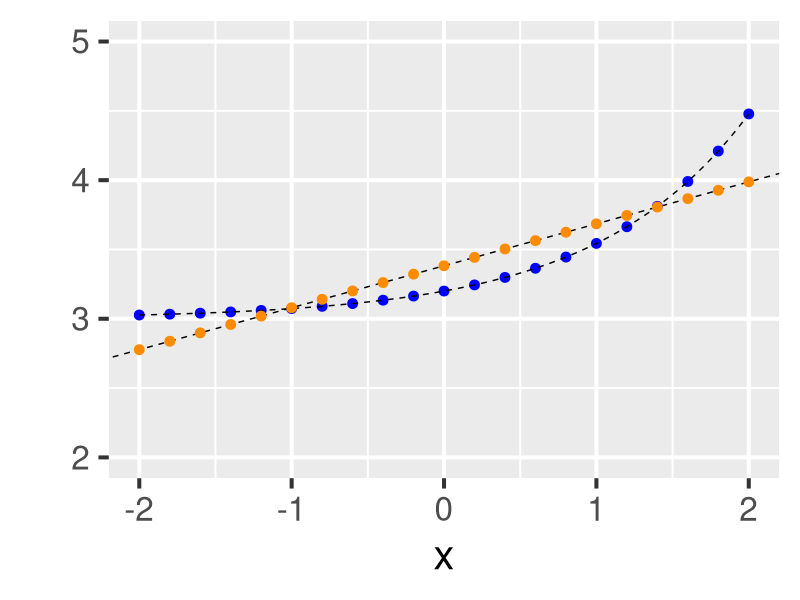
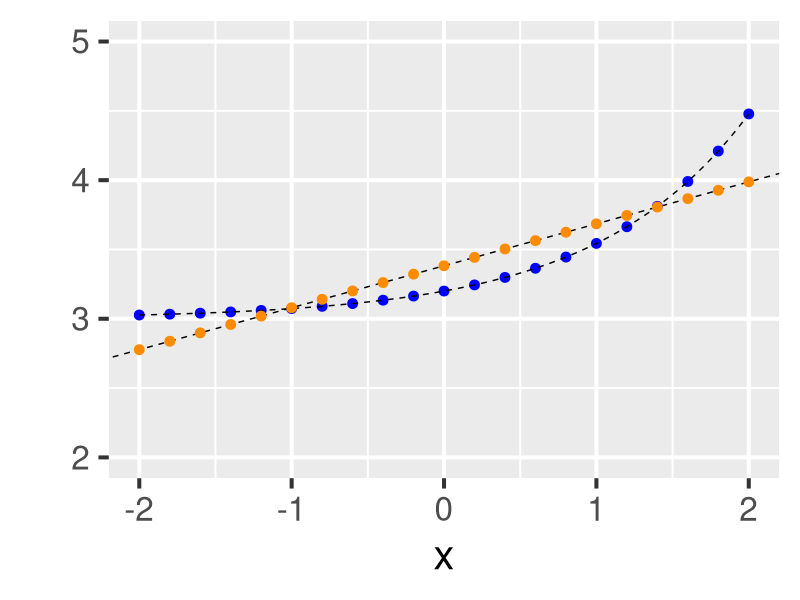
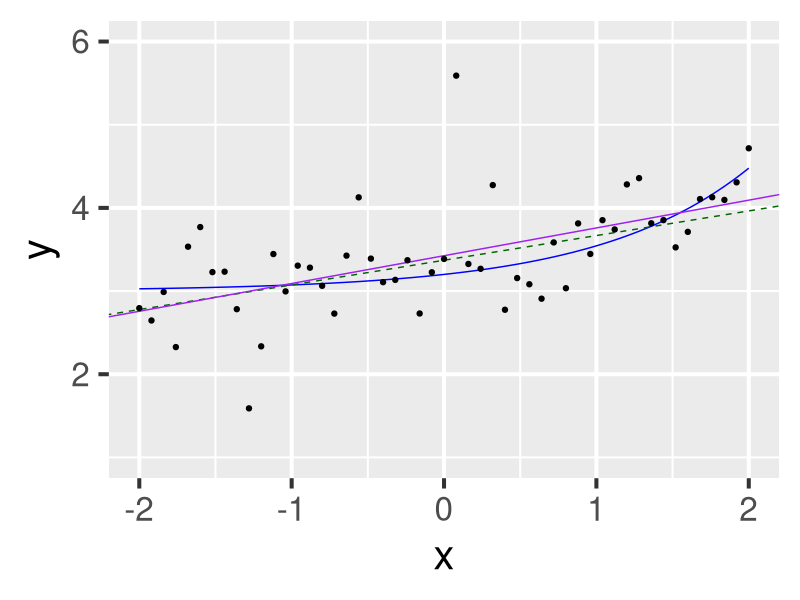

Reproduce these figures in R, in order. (Note: this script raises an error after producing the figures.)
## ---- chunk 1
#| echo: false
#| fig-height: 7
#| fig-width: 9
library(ggplot2)
library(dplyr) 

df <- tibble(x = seq(-2, 2, length=21)) %>% 
			mutate(mu = 3+0.2*exp(x))

beta_star <- broom::tidy(lm(mu~x, data=df))$estimate

df <- df %>% mutate(mu_approx = beta_star[1]+beta_star[2]*x)

ggplot(df) + 
	geom_point(aes(x=x, y=mu), colour = "blue", 
						 size = 3) +
  geom_function(fun = ~3 + 0.2*exp(.x), 
  							linetype="dashed") +  
	geom_abline(intercept= beta_star[1], slope=beta_star[2], 
							linetype="dashed") +
	geom_point(aes(x=x, y=mu_approx), colour="darkorange", 
						 size=3) + 
	theme_grey(base_size = 30) + 
	ylab("") + 	xlim(-2, 2) + ylim(2, 5) 
## ---- chunk 2
#| echo: false
#| fig-height: 6
#| fig-width: 9
library(ggplot2)
library(dplyr) 

df <- tibble(x = seq(-2, 2, length=21)) %>% 
			mutate(mu = 3+0.2*exp(x))

beta_star <- broom::tidy(lm(mu~x, data=df))$estimate

df <- df %>% mutate(mu_approx = beta_star[1]+beta_star[2]*x)

ggplot(df) + 
	geom_point(aes(x=x, y=mu), colour = "blue", 
						 size = 3) +
  geom_function(fun = ~3 + 0.2*exp(.x), 
  							linetype="dashed") +  
	geom_abline(intercept= beta_star[1], slope=beta_star[2], 
							linetype="dashed") +
	geom_point(aes(x=x, y=mu_approx), colour="darkorange", 
						 size=3) + 
	theme_grey(base_size = 30) + 
	ylab("") + 	xlim(-2, 2) + ylim(2, 5) 
## ---- chunk 3
#| echo: false
#| fig-height: 8
#| fig-width: 9
library(ggplot2)
library(dplyr) 

n <- 51

set.seed(123)
df <- tibble(x = seq(-2, 2, length=n)) %>% 
			mutate(mu_star = 3+0.2*exp(x), 
						 y = mu_star + 0.3*rt(n, df=3))

beta_star <- broom::tidy(lm(mu_star~x, data=df))$estimate
beta_hat <- broom::tidy(lm(y~x, data=df))$estimate

ggplot(df) +
  xlim(-2, 2) + 
	ylim(1, 6) + 
	  geom_function(fun = ~3 + 0.2*exp(.x), colour="blue") + 
	geom_abline(intercept= beta_star[1], slope=beta_star[2], colour="darkgreen", 
							linetype = "dashed") + 
	geom_abline(intercept = beta_hat[1], slope = beta_hat[2], colour="purple") + 
	theme_grey(base_size = 30) + 
	geom_point(aes(x=x, y=y)) 
	
## ---- chunk 4
#| fig-height: 5
#| fig-width: 8

lm.model <- lm(y~x, data=df)

tidy.lm.summary <- broom::tidy(lm.model) %>% select(term, estimate)
tidy.lm.summary$std.error <- sqrt(diag(sandwich::vcovHC(lm.model)))
tidy.lm.summary %>% 
	mutate(statistic = estimate/std.error, 
	p.value = 2*pnorm(abs(statistic), lower.tail=FALSE))
## ---- chunk 5
knitr::include_graphics("epi-paper.png")
## ---- chunk 6
empty_model <- lm(mpg ~ 1, data = mtcars)
best_model_after_forward_stepwise <- step(empty_model, direction="forward", 
											scope = formula(lm(mpg~., data=mtcars)))
## ---- chunk 7
summary(best_model_after_forward_stepwise)
## ---- chunk 8
n <- 100 
p <- 100

library(dplyr) 

rho <- 0.3
Sigma <- (1-rho)*diag(p) + rho*matrix(1, p, p)

set.seed(123)
X <-  MASS::mvrnorm(n, rep(0, p), Sigma) %>% 
	as_tibble(.name_repair = \(x) stringr::str_c("X", 1:p)) 


df1 <- X %>% rowwise() %>% mutate(y = 0.5*X1 + 0.2*X3 - 0.3*X10 + 
																		rt(1, df=5))

df2 <- X %>% rowwise() %>% mutate(y = 0.5*X1 + 0.2*X3 - 0.3*X10 + 
																		rt(1, df=5))
## ---- chunk 9
#| results: hide
empty_model1 <- lm(y ~ 1, data = df1)
best_after_fs1 <- step(empty_model1, direction="forward", 
											scope = formula(lm(y~., data=df1)), steps=3)

empty_model2 <- lm(y ~ 1, data = df2)
best_after_fs2 <- step(empty_model2, direction="forward", 
											scope = formula(lm(y~., data=df2)), steps=3)
## ---- chunk 10
best_after_fs1$call
best_after_fs2$call
## ---- chunk 11
#| results: hide 

library(dplyr) 

n <- 50 
p <- 100
rho <- 0.3

set.seed(1)
Sigma <- (1-rho)*diag(p) + rho*matrix(1, p, p)
X <-  MASS::mvrnorm(n, rep(0, p), Sigma) %>% 
	as_tibble(.name_repair = \(x) stringr::str_c("X", 1:p)) 

do_one_sim <- function(X) { 
		df <- X %>% rowwise() %>% mutate(y = rt(1, df=5))
		empty_model <- lm(y ~ 1, data = df)
		best_after_fs <- step(empty_model, direction="forward", 
											scope = formula(lm(y~., data=df)), steps=2)
		pvals <- broom::tidy(best_after_fs) %>% pull(p.value)
		
		return(pvals[2:3])
}

sim_results <- replicate(200, do_one_sim(X))
## ---- chunk 12
#| echo: FALSE
hist(c(sim_results))
## ---- chunk 13
mean(sim_results[1, ] <= 0.05 )
mean(sim_results[2, ] <= 0.05)
## ---- chunk 14
#| code-fold: TRUE
library(dplyr) 

n <- 50 
p <- 100
rho <- 0.3

set.seed(1)
Sigma <- (1-rho)*diag(p) + rho*matrix(1, p, p)
X <-  MASS::mvrnorm(n, rep(0, p), Sigma) %>% 
	as_tibble(.name_repair = \(x) stringr::str_c("X", 1:p)) 

do_one_sim <- function(X) { 
	df <- X %>% rowwise() %>% mutate(y = rt(1, df=5))
	pvals <- broom::tidy(lm(y~X1+X2, data=df)) %>% pull(p.value)
	
	return(pvals[2:3])
}

sim_results <- replicate(200, do_one_sim(X))
qqplot(sim_results, qunif(seq(0, 1, length=400)), 
			 xlab="P-value quantiles", ylab="Theoretical Uniform(0, 1) quantiles")
abline(0, 1, col="red")
